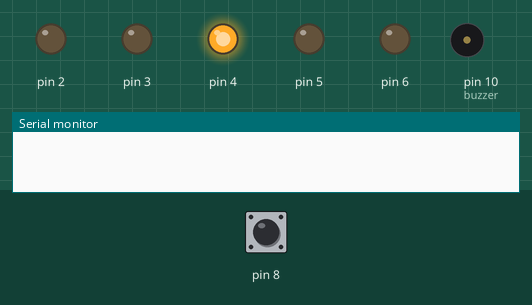
Recording of a sketch running on a simulated Arduino Uno, built with avr-gcc and run on an emulated ATmega328P. Parts: output pins drawn as LEDs (lit = HIGH), buzzer (waves = sounding), the last lines printed to the serial monitor. The test bench sets the inputs (shaded band); at power-on: pin 8 HIGH. Random numbers use the default seed unless the sketch sets one.

Above: at 4.8 s.
4.9 s: pin 8 pulled LOW for 2 s
At 9.8 s:
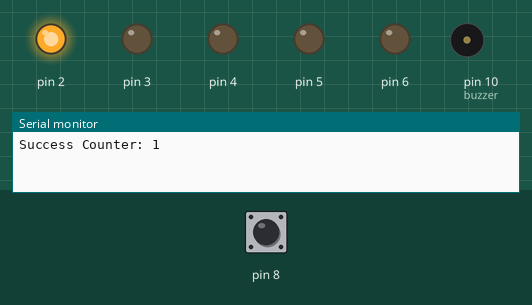
At 10.8 s:
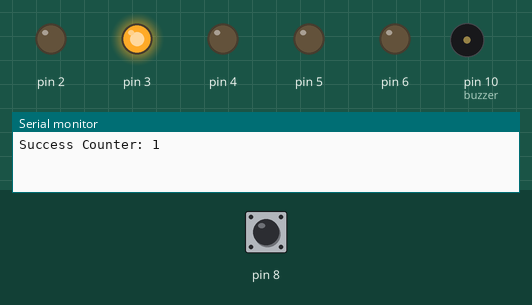
Timing chart, 0 to 25.0 s (numbered marks = the images above; inputs shaded):
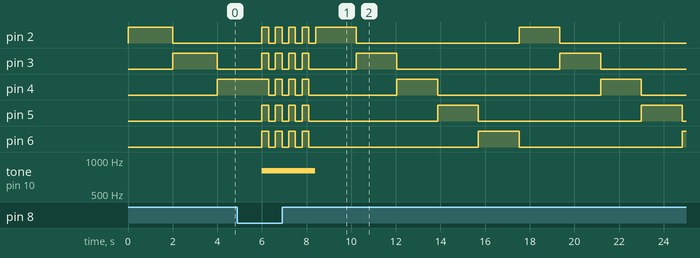

The sketch:

exercise_13_part_D.ino
```cpp
/*
  Exercise 13: Catch the LED game
  Hand in: 03-03-2024
  Made by: Carla Soleta (s222824), Christof Haye s222577, and Emil Thomsen Øberg (s184164)

  PART D - adding a buzzer:
  Correct press: high constant tone while lights are flashing (800 kHz)
  Wrong press: 3 short buzzes in a lower tone (100 kHz)

*/

/*
Pins 2-6 are used for the 5 lamps. Thereby the middle lamp has to be attached to pin 4.
Pin 8 is used for the button. From the button on cable has to go to GND.
Pin 10 is used for the buzzer.
*/

//libary to use  rand()
#include <stdlib.h>

// Buzzer to pin 10
const int buzzer = 10;

// the setup function runs once when you press reset or power the board
void setup() {
  //pinMode initialisation for the lamps
  int i;
  for (i = 2; i < 7; i++) {
    pinMode(i, OUTPUT);
  }
  //pinMode initialisation for the button
  pinMode(8,INPUT);
  digitalWrite(8,HIGH);

  //pinMode initialisation for buzzer as output
  pinMode(buzzer, OUTPUT);

  Serial.begin(9600);
}

//int success_counter=0;
// the loop function runs over and over again forever
void loop() {
  //initialisation of the success_counter
  //the success_counter is a static variable, so the variable is not initialised again after each loop
  int static success_counter=0;

  int time=2000-175*success_counter; //after each successful round the lamps blink shorter
  int lamp; //the port of the lamp

  //during the first 8 rounds the lamps blinking in order.
  //Furthermore, the button is not pressed.
  while(digitalRead(8)==1 && success_counter<8){
    for (lamp=2;lamp<7;lamp++){
      digitalWrite(lamp, HIGH);
      delay(time);
      digitalWrite(lamp, LOW);
      //if the button is pressed, the lamps not blink anymore and the program continues to the next step
      if (digitalRead(8) == 0) {
        break;
      }
    }
  }

  //for the last two rounds, the lamps are blinking randomly. The power of the pins are randomly turned on
  while(digitalRead(8)==1 && success_counter >=8 && success_counter<10){
      lamp=rand() % 6 + 2;
      digitalWrite(lamp, HIGH);
      delay(300);
      digitalWrite(lamp, LOW);
  }


  //this section contains the evaluation, if the player can jump to the next round or not

  //if the middle lamp is selected, all lamps blink 5 times, and the counter is raised
  if (lamp==4){

    // Turns on the buzzer in a high tone (800 kHz)
    tone(buzzer, 800);

    for (int blink=1;blink<5;blink++){
      for (int lamp=2;lamp<7;lamp++){
        digitalWrite(lamp, HIGH);
      }
      delay(300);
      for (int lamp=2;lamp<7;lamp++){
        digitalWrite(lamp, LOW);
      }
      delay(300);
    }

    // Turns off the buzzer
    noTone(buzzer);

    //the success counter is not increased further, after the game was won
    if(success_counter<10){
      success_counter=success_counter+1;
    }
  }

  //if the false lamp is selected, all LEDs are turned off for 3 seconds and the buzzer makes 3 short buzzes in a lower tone (100 kHz)
  //the success counter does not increased
  else{
    for (int lamp=2;lamp<7;lamp++){
        digitalWrite(lamp, LOW);
    }

    for (int buzz = 0; buzz < 3; buzz++){
      tone(buzzer, 100); // Turns on the buzzer in a high tone (800 kHz)
      delay(500);
      noTone(buzzer); // Turns off the buzzer
      delay(500);
      }
  }

  //No matter if the button was pressed at the right time or not, the current Success counter is displayed on the Serial Monitor
  Serial.print("Success Counter: ");
  Serial.println(success_counter);
}
```

Measured:
- after the input at 4.9 s, tone on pin 10 (buzzer): silent → 800 Hz after 1.1 s, → silent 2.4 s later
